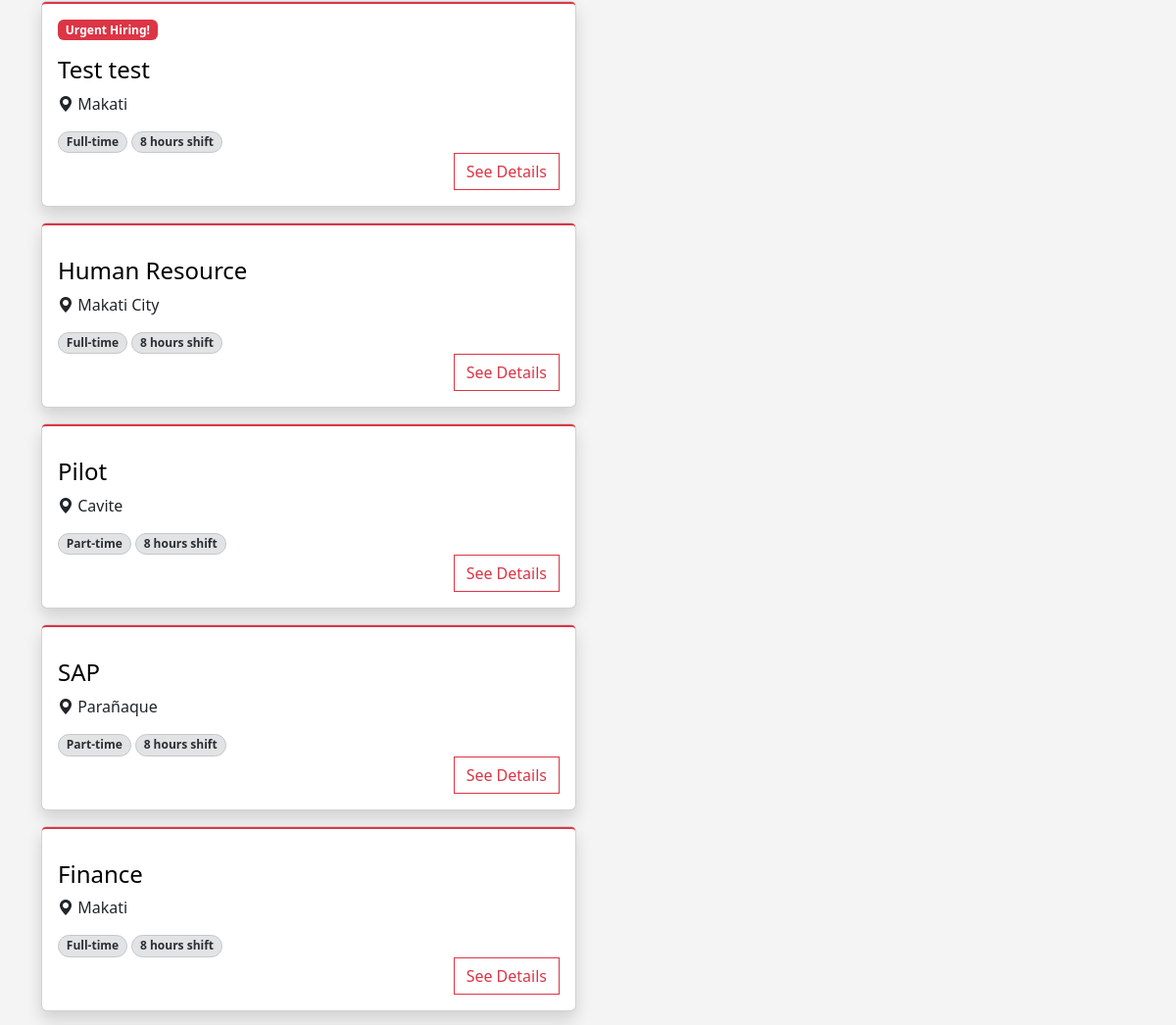
Before: / (middle part) with the older database file.
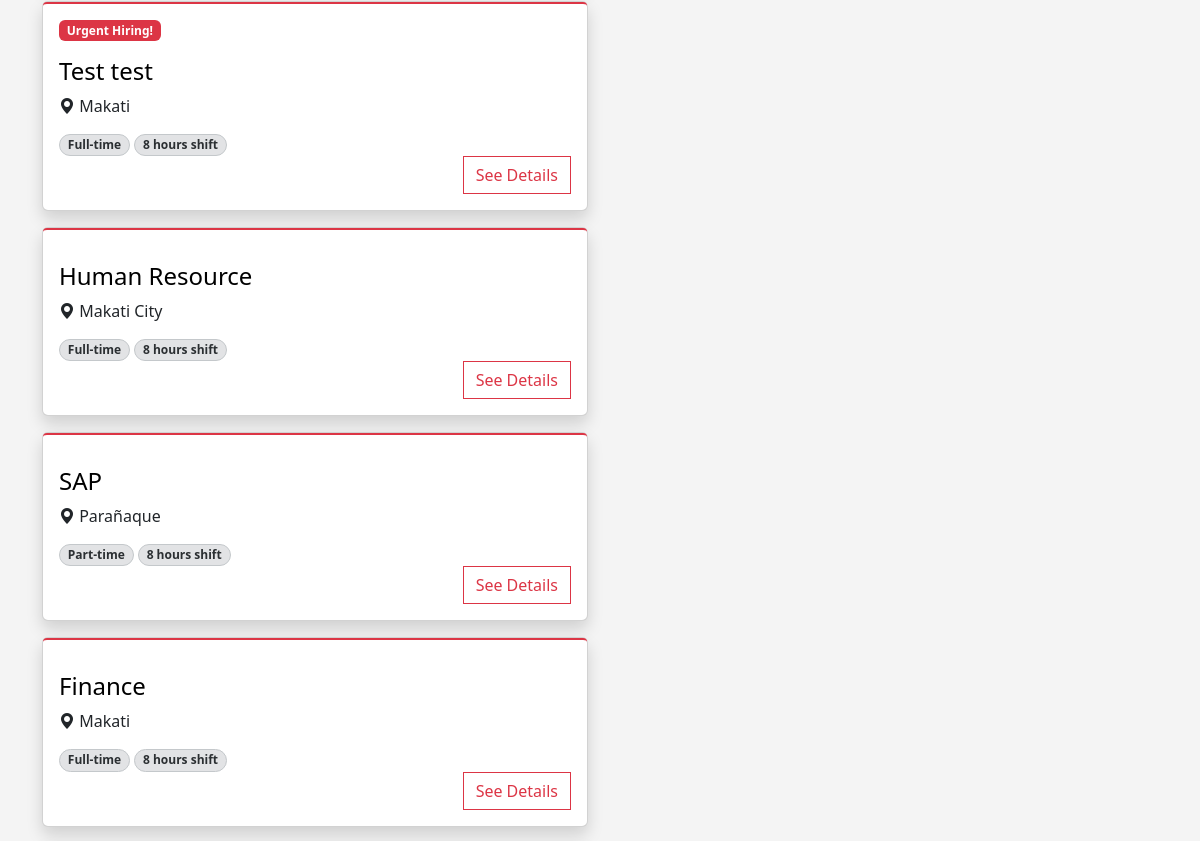
After: the same page with the newer database file.
### tables this page shows
CREATE TABLE `jobs` (
  `id` int(12) NOT NULL,
  `job_name` varchar(255) NOT NULL,
  `salary` int(12) NOT NULL,
  `job_type` varchar(255) NOT NULL,
  `shift_and_schedule` varchar(255) NOT NULL,
  `location` varchar(255) NOT NULL,
  `job_description` text NOT NULL,
  `benefits` text NOT NULL,
  `priority` varchar(255) NOT NULL,
  `department` varchar(255) NOT NULL,
  `created_at` timestamp NOT NULL DEFAULT current_timestamp() ON UPDATE current_timestamp()
);

### index_process.php (called while the page is built, shortened)
<?php
include ("dbconn.php");
if (isset ($_SESSION['user_id'])) {
    $userId = $_SESSION['user_id'];
    $query =
        "SELECT jobs.*
        FROM jobs
        LEFT JOIN job_applicants ON jobs.id = job_applicants.job_id AND job_applicants.user_id = ?
        WHERE job_applicants.user_id is NULL
        ORDER BY
            CASE WHEN jobs.priority = 'Urgent Hiring' THEN 0 ELSE 1 END,
            CASE WHEN jobs.priority = 'Non-urgent Hiring' THEN jobs.created_at END DESC";
    $stmt = $conn->prepare($query);
    $stmt->bind_param("i", $userId);
    $stmt->execute();
    $result = $stmt->get_result();
    $query2 = "SELECT resume FROM user WHERE id=?";
    $stmt2 = $conn->prepare($query2);
    $stmt2->bind_param("i", $userId);
    $stmt2->execute();
    $result2 = $stmt2->get_result();
    $row = $result2->fetch_assoc();
    $resume = $row['resume'];
} else {
    $query = "SELECT * FROM jobs ORDER BY CASE WHEN jobs.priority = 'Urgent Hiring' THEN 0 ELSE 1 END";
    $stmt = $conn->prepare($query);
    $stmt->execute();
    $result = $stmt->get_result();
}
?>

### index.php (the view, shortened to what this page needs)
<?php
include ("header.php");
include ("index_process.php");
?>
<!DOCTYPE html>
<html lang="en">
<head>
</head>
<body style="background-color: #F4F4F4; ">
    <div class="container">
        <div class="row">
            <div class="col-sm-12 col-md-6 " id="searchResultsContainer">
                <?php
                while ($row = mysqli_fetch_assoc($result)) {
                    ?>
                    <div class="card shadow mb-3 ">
                        <div class="card-body rounded-1 border-2 border-top border-danger">
                            <?php
                            if ($row['priority'] == 'Urgent Hiring') {
                                ?>
                                <span class="badge bg-danger">Urgent Hiring!</span>
                                <?php
                            }
                            ?>
                            <a href="javascript:void(0)" onclick="showDetails(<?php echo $row['id'] ?>)"
                                class="text-decoration-none">
                                <h4 class="text-black mt-3 job-name">
                                    <?php echo $row['job_name']; ?>
                                </h4>
                            </a>
                            <div class="row">
                                <div class="col">
                                    <i class="bi bi-geo-alt-fill"></i><span>
                                        <?php echo $row['location']; ?>
                                    </span>
                                </div>
                            </div>
                            <div class="row">
                                <div class="col">
                                    <span
                                        class="badge bg-secondary-subtle border border-secondary-subtle text-secondary-emphasis rounded-pill mt-3">
                                        <?php echo $row['job_type']; ?>
                                    </span>
                                    <span
                                        class="badge bg-secondary-subtle border border-secondary-subtle text-secondary-emphasis rounded-pill mt-3">
                                        <?php echo $row['shift_and_schedule']; ?>
                                    </span>
                                </div>
                            </div>
                            <div class="row">
                                <div class="col d-flex justify-content-end">
                                    <button class="btn btn-outline-danger" onclick="showDetails(<?php echo $row['id'] ?>)"
                                        style="border-radius: 0;">
                                        See Details
                                    </button>
                                </div>
                            </div>
                        </div>
                    </div>
                    <?php
                }
                ?>
            </div>
        </div>
    </div>
</body>
</html>

Changed rows visible on the page:
removed jobs: job_name "Pilot", location "Cavite", job_type "Part-time", shift_and_schedule "8 hours shift"
